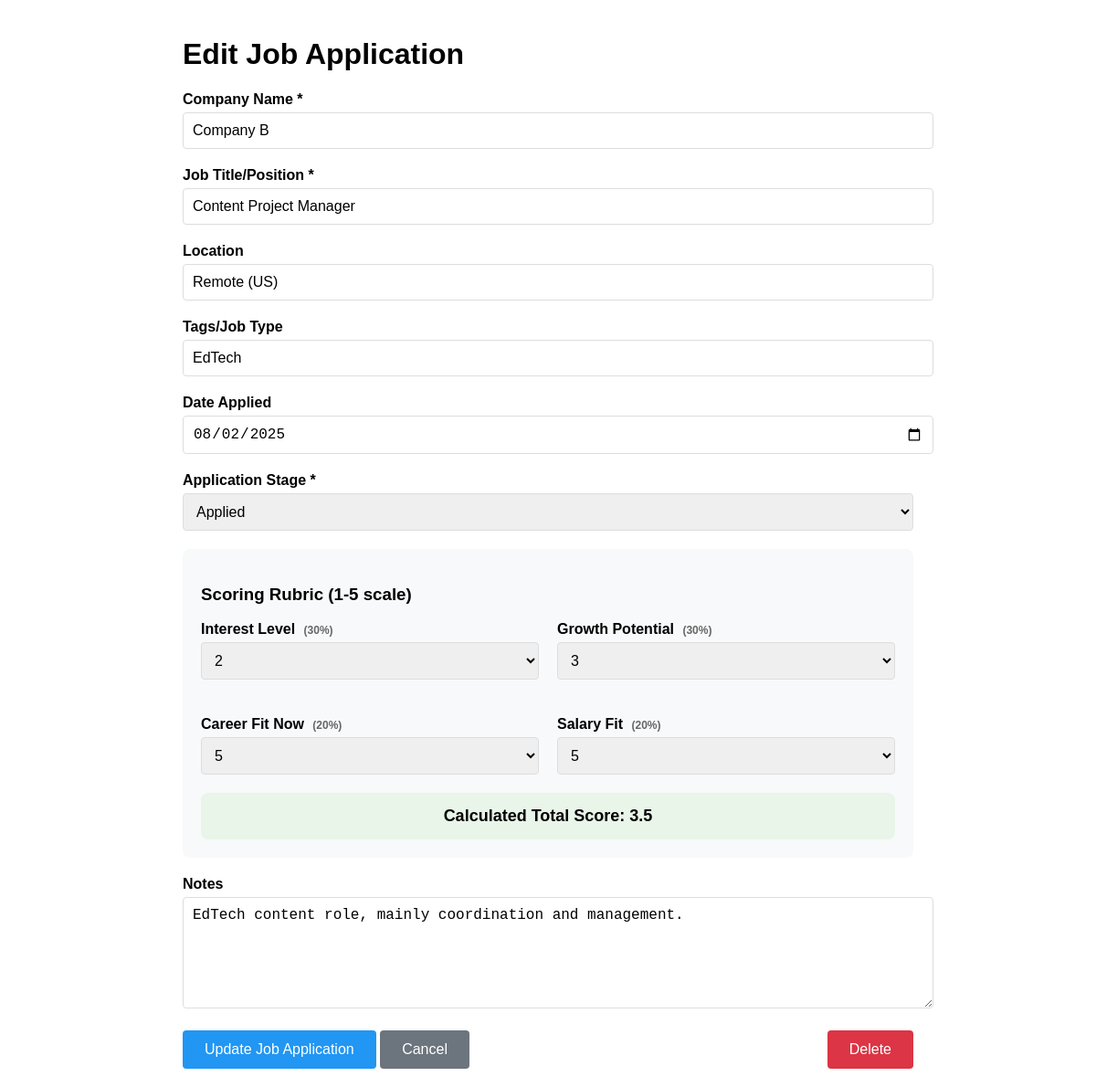
Page /edit/2 on the committed database.
### app.py (models this page shows)
class Job(db.Model):
    __tablename__ = "applications"
    id = db.Column(db.Integer, primary_key=True)
    company_name = db.Column(db.String)
    job_title = db.Column(db.String)
    location = db.Column(db.String)
    salary_range = db.Column(db.String)
    job_type = db.Column(db.String)
    application_date = db.Column(db.String)
    response_status = db.Column(db.String)
    career_fit_now = db.Column(db.Float)
    interest_level = db.Column(db.Float)
    growth_potential = db.Column(db.Float)
    salary_fit = db.Column(db.Float)
    total_score = db.Column(db.Float)
    notes = db.Column(db.String)

### app.py (the view, shortened to what this page needs)
@app.route("/edit/<int:job_id>", methods=["GET", "POST"])
def edit_job(job_id):
    job = Job.query.get(job_id)
    if not job:
        return "Job not found", 404
    return render_template("edit_job.html",
                         job=job,
                         stage_options=STAGE_OPTIONS,
                         score_options=SCORE_OPTIONS)

### templates/edit_job.html (shortened to what this page needs)
<!DOCTYPE html>
<html>
<head>
</head>
<body>
    <h1>Edit Job Application</h1>
    <form method="POST">
        <div class="form-group">
            <label for="company_name">Company Name *</label>
            <input type="text" id="company_name" name="company_name" value="{{ job.company_name }}" required>
        </div>
        <div class="form-group">
            <label for="job_title">Job Title/Position *</label>
            <input type="text" id="job_title" name="job_title" value="{{ job.job_title }}" required>
        </div>
        <div class="form-group">
            <label for="location">Location</label>
            <input type="text" id="location" name="location" value="{{ job.location }}" placeholder="e.g., Remote, New York, NY">
        </div>
        <div class="form-group">
            <label for="job_type">Tags/Job Type</label>
            <input type="text" id="job_type" name="job_type" value="{{ job.job_type }}" placeholder="e.g., Tech, Marketing, Finance">
        </div>
        <div class="form-group">
            <label for="application_date">Date Applied</label>
            <input type="date" id="application_date" name="application_date" value="{{ job.application_date }}">
        </div>
        <div class="form-group">
            <label for="response_status">Application Stage *</label>
            <select id="response_status" name="response_status" required>
                {% for stage in stage_options %}
                <option value="{{ stage }}" {% if stage == job.response_status %}selected{% endif %}>{{ stage }}</option>
                {% endfor %}
            </select>
        </div>
        <div class="score-section">
            <h3>Scoring Rubric (1-5 scale)</h3>
            <div class="score-grid">
                <div class="form-group">
                    <label for="interest_level">Interest Level <span class="weight">(30%)</span></label>
                    <select id="interest_level" name="interest_level" required onchange="calculateTotal()">
                        {% for score in score_options %}
                        <option value="{{ score }}" {% if score == job.interest_level %}selected{% endif %}>{{ score }}</option>
                        {% endfor %}
                    </select>
                </div>
                <div class="form-group">
                    <label for="growth_potential">Growth Potential <span class="weight">(30%)</span></label>
                    <select id="growth_potential" name="growth_potential" required onchange="calculateTotal()">
                        {% for score in score_options %}
                        <option value="{{ score }}" {% if score == job.growth_potential %}selected{% endif %}>{{ score }}</option>
                        {% endfor %}
                    </select>
                </div>
                <div class="form-group">
                    <label for="career_fit_now">Career Fit Now <span class="weight">(20%)</span></label>
                    <select id="career_fit_now" name="career_fit_now" required onchange="calculateTotal()">
                        {% for score in score_options %}
                        <option value="{{ score }}" {% if score == job.career_fit_now %}selected{% endif %}>{{ score }}</option>
                        {% endfor %}
                    </select>
                </div>
                <div class="form-group">
                    <label for="salary_fit">Salary Fit <span class="weight">(20%)</span></label>
                    <select id="salary_fit" name="salary_fit" required onchange="calculateTotal()">
                        {% for score in score_options %}
                        <option value="{{ score }}" {% if score == job.salary_fit %}selected{% endif %}>{{ score }}</option>
                        {% endfor %}
                    </select>
                </div>
            </div>
            <div class="total-score">
                Calculated Total Score: <span id="total_score_display">{{ "%.1f"|format(job.total_score) }}</span>
            </div>
        </div>
        <div class="form-group">
            <label for="notes">Notes</label>
            <textarea id="notes" name="notes" placeholder="Any additional notes about this application...">{{ job.notes }}</textarea>
        </div>
        <div style="display: flex; gap: 10px; justify-content: space-between;">
            <div>
                <button type="submit" class="btn btn-primary">Update Job Application</button>
                <a href="{{ url_for('home') }}" class="btn btn-secondary">Cancel</a>
            </div>
            <a href="/delete/{{ job.id }}" class="btn btn-danger"
               onclick="return confirm('Are you sure you want to delete this job application?')">Delete</a>
        </div>
    </form>
</body>
</html>

### templates/edit_job.html (style rules this page uses)
body { font-family: Arial, sans-serif; max-width: 800px; margin: 0 auto; padding: 20px; }
.form-group { margin-bottom: 20px; }
label { display: block; margin-bottom: 5px; font-weight: bold; }
input, select, textarea { width: 100%; padding: 10px; border: 1px solid #ddd; border-radius: 4px; font-size: 16px; }
textarea { height: 100px; resize: vertical; }
.btn { padding: 12px 24px; border: none; border-radius: 4px; cursor: pointer; font-size: 16px; text-decoration: none; display: inline-block; }
.btn-primary { background-color: #2196F3; color: white; }
.btn-secondary { background-color: #6c757d; color: white; }
.btn-danger { background-color: #dc3545; color: white; }
.score-section { background-color: #f8f9fa; padding: 20px; border-radius: 8px; margin: 20px 0; }
.score-grid { display: grid; grid-template-columns: 1fr 1fr; gap: 20px; }
.total-score { background-color: #e8f5e8; padding: 15px; border-radius: 8px; text-align: center; font-size: 18px; font-weight: bold; }
.weight { font-size: 12px; color: #666; margin-left: 5px; }

### rows in the picture
Job: company_name "Company B", job_title "Content Project Manager", location "Remote (US)", job_type "EdTech", application_date "08/02/2025", response_status "Applied", interest_level "2", growth_potential "3", career_fit_now "5", salary_fit "5", total_score "3.5", notes "EdTech content role, mainly coordination and management."
